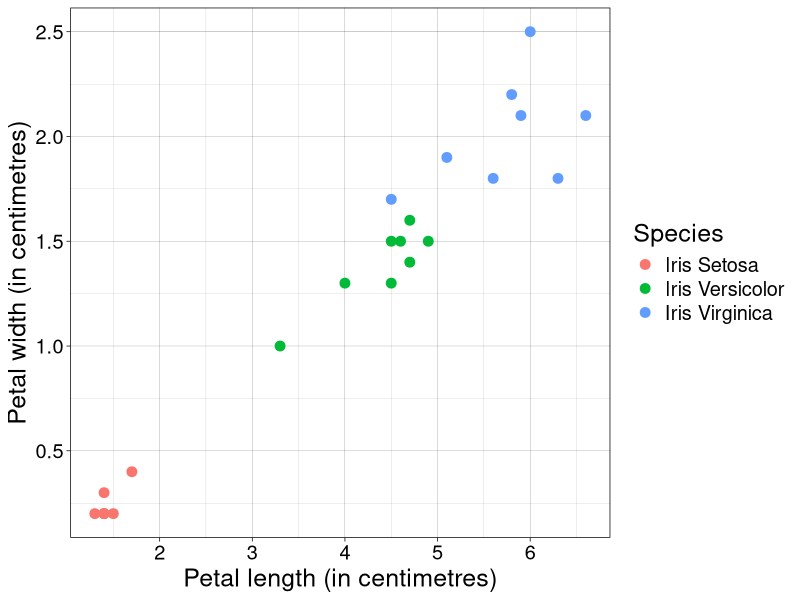
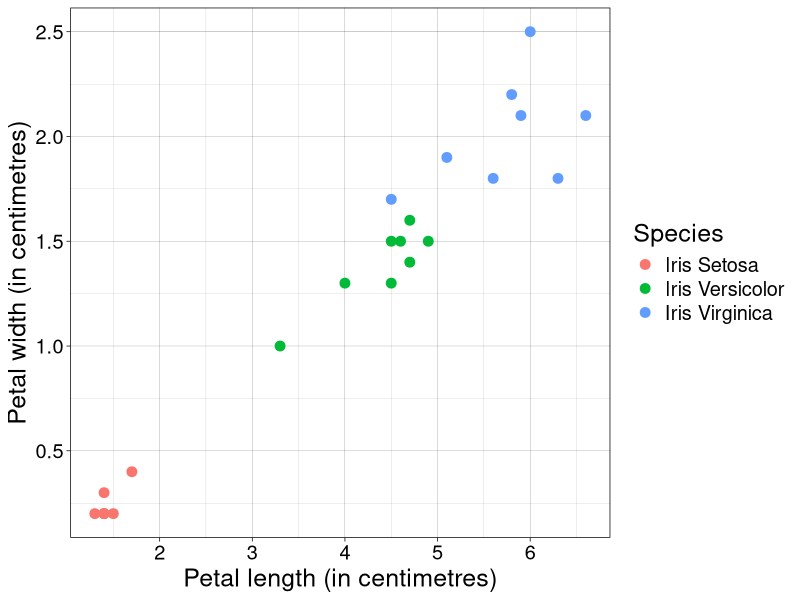

Here is the R script that generated these plots, in order:
library(ggplot2)
library(svglite)

svglite("scatter.svg")
flowers <- read.csv("iris.csv", header = FALSE, col.names = c("Petal.Length", "Petal.Width", "Species"))

ggplot(flowers, aes(x = Petal.Length, y = Petal.Width, color = Species)) +
geom_point(size = 3) +
labs(x = "Petal length (in centimetres)", y = "Petal width (in centimetres)") +
theme_linedraw() +
theme(text = element_text(size = 18))

ggsave("scatter.svg", units = "cm")
